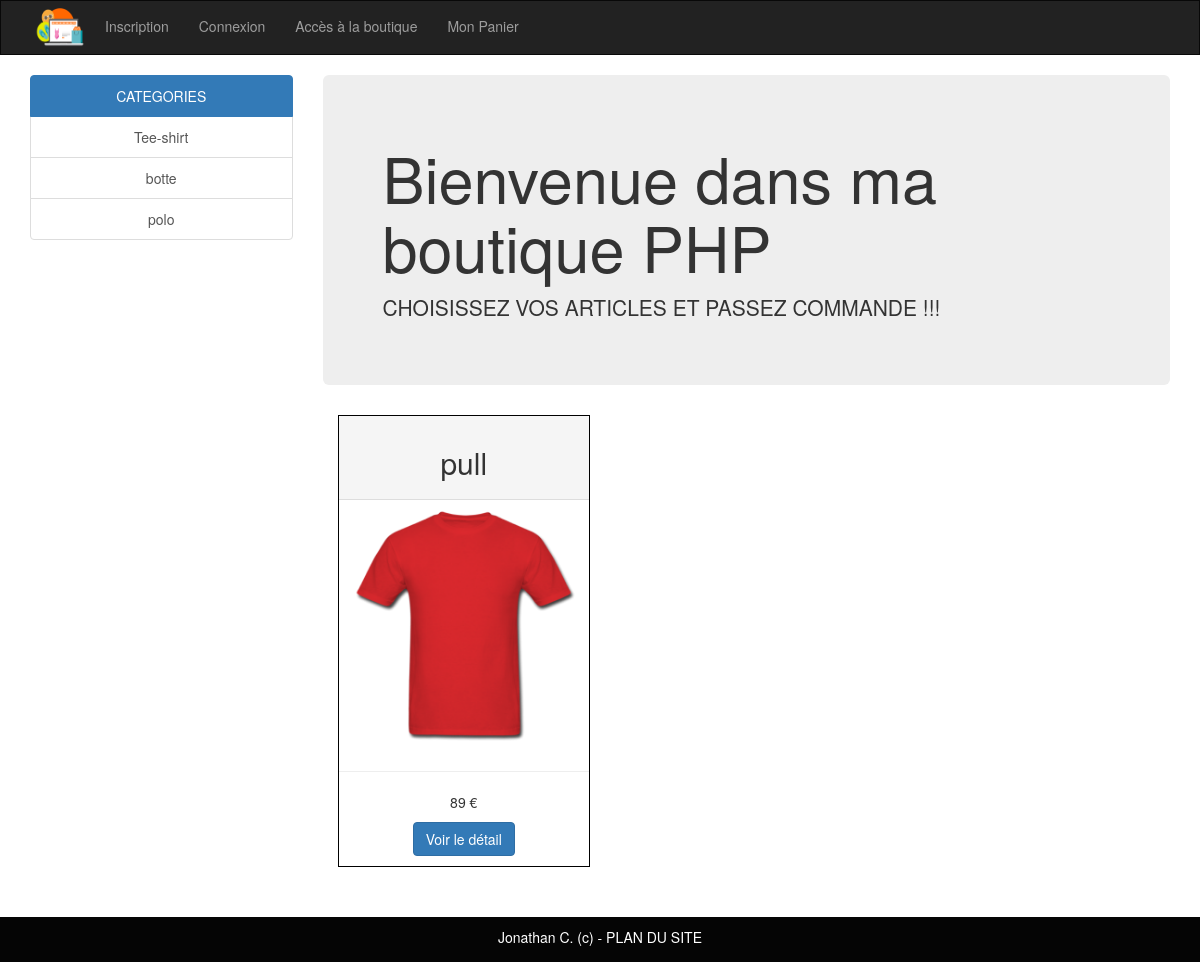
The page /boutique2/boutique.php?categorie=polo on the database its author committed.
### tables this page shows
CREATE TABLE `produit` (
  `id_produit` int(3) NOT NULL,
  `reference` varchar(20) NOT NULL,
  `categorie` varchar(20) NOT NULL,
  `titre` varchar(100) NOT NULL,
  `description` text NOT NULL,
  `couleur` varchar(20) NOT NULL,
  `taille` varchar(5) NOT NULL,
  `public` enum('m','f','mixte','') NOT NULL,
  `photo` varchar(250) DEFAULT NULL,
  `prix` int(3) NOT NULL,
  `stock` int(3) NOT NULL
);

### boutique2/inc/init.inc.php (called while the page is built, shortened)
<?php
$content = '';

### boutique2/boutique.php (the view, shortened to what this page needs)
<?php
require_once("inc/init.inc.php");
$categories_des_produits = $pdo->query("SELECT DISTINCT categorie FROM produit");
$content .='<div class="row row-offcanvas row-offcanvas-right">
		<div class="col-xs-6 col-sm-3 sidebar-offcanvas" id="sidebar">
          <div class="list-group">
            <p class="list-group-item active text-center">CATEGORIES</p>';
			while($cat = $categories_des_produits->fetch(PDO::FETCH_ASSOC))
			{
            $content .='<a href="?categorie=' . $cat['categorie'] . '" class="list-group-item text-center">' . $cat['categorie'] . '</a>';
			}
          $content .='</div>
        </div>
        <div class="col-xs-12 col-sm-9">
          <p class="pull-right visible-xs">
            <button type="button" class="btn btn-primary btn-xs" data-toggle="offcanvas">Toggle nav</button>
          </p>
          <div class="jumbotron">
            <h1>Bienvenue dans ma boutique PHP</h1>
            <p>CHOISISSEZ VOS ARTICLES ET PASSEZ COMMANDE !!!</p>
          </div>';
if(isset($_GET['categorie']))
{
		$donnees = $pdo->query("SELECT * FROM produit WHERE categorie = '$_GET[categorie]'");
		while($produit = $donnees->fetch(PDO::FETCH_ASSOC))
		{
            $content.='<div class="col-md-4 col-lg-4">
			<div class="panel-default border">
              <div class="panel-heading text-center"><h2>'. $produit['titre'] . '</h2></div>';
              $content .='<a href="fiche_produit.php?id_produit=' . $produit['id_produit'] . '"><img class="img-responsive" src="photo/' . $produit['photo'] . '"></a><hr>';
			  $content .='<p class="text-center">' . $produit['prix'] . ' €</p>';
              $content .='<p class="text-center"><a class="btn btn-primary" href="fiche_produit.php?id_produit=' . $produit['id_produit'] . '" role="button">Voir le détail</a></p>
			</div><br>
            </div>';
		}
}
$content.= '</div>';
$content.= '</div>';
require_once("inc/haut.inc.php");
echo $content;
require_once("inc/bas.inc.php");

### boutique2/inc/css/style.css (style rules this page uses)
* { margin: 0; padding: 0; }
.border { border: 1px solid black; }
.row { min-height: 800px; }

### rows shown on the page
produit: titre "pull", photo (picture), prix "89"

### other values the page prints
$cat['categorie'] "Tee-shirt"
$cat['categorie'] "botte"
$cat['categorie'] "polo"
